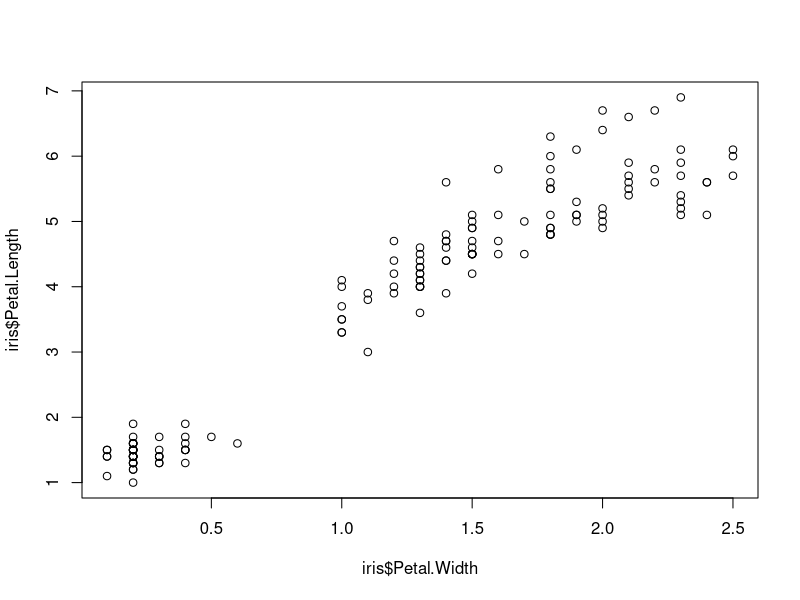

Source code (R):
# Logistic regression classifier to predict setosa and versicolor irises using
# two features, petal width and petal length.
#
# Gregory Gundersen
# 3 Feb 2016
# -----------------------------------------------------------------------------

sigmoid <- function(z) {
  return (1 / (1 + exp(-z)))
}

gradient_descent <- function(X, y, theta, alpha, num_iters) {
  m = length(y)
  for(iter in 1:num_iters) {
    hyp = sigmoid(X %*% theta)
    J = sum((-y * log(hyp)) - ((1-y) * log(1 - hyp))) / m
    grad = (t(X) %*% (hyp - y)) / m
    theta = theta - alpha * grad
  }
  return (theta)
}

predict <- function(theta, X) {
  p = sigmoid(X %*% theta) >= 0.5;
  return (p)
}

# ------------------------------- END FUNCTIONS -------------------------------

plot(iris$Petal.Width, iris$Petal.Length)

# Remove virginica species to avoid multi-class problem.
remove_idx <- which(iris$Species != "virginica")
iris <- iris[remove_idx,]

# Randomize dataset before splitting it into training and testing sets.
rand_idx <- sample(nrow(iris))
iris <- iris[rand_idx,]

X <- data.matrix(iris[,3:4])
X_train <- X[1:80,]
X_test <- X[81:100,]
# Create binary matrix where 1 indicates the species is setosa, 0 indicates not
# setosa, i.e. is versicolor
y <- matrix((iris$Species == "setosa") * 1)
y_train <- y[1:80]
y_test <- y[81:100]
correct_labels <- iris[,5][81:100]

# Since we have two features, we are learning two parameters.
initial_theta <- matrix(c(0, 0))

# Learn theta. I'm not sure if alpha=0.5 and num_iters=400 are good defaults,
# but they seem to work on this dataset.
theta <- gradient_descent(X_train, y_train, initial_theta, 0.5, 400)
prob = predict(theta, X_test)

pct_correct <- sum(y_test == prob) / length(prob)
print(pct_correct)
